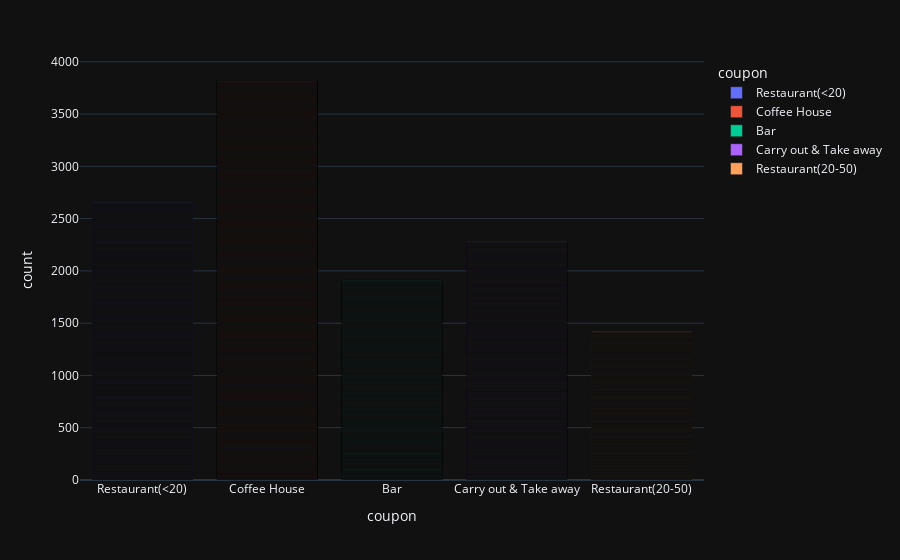

Notebook cell for this chart:
### Code cell
df_T = df_new.apply(lambda x: x)[['coupon','toCoupon_GEQ5min','toCoupon_GEQ15min','toCoupon_GEQ25min']]
px.bar(df_T, x='coupon' ,color='coupon')

### Figure 1 — Plotly figure (JSON) as saved in the notebook; plotly's stock layout.template omitted (floating-point values rounded to 4 significant figures; data arrays with more than 128 entries replaced by an {"elided": "..."} marker saying what was removed)
{"data": [{"alignmentgroup": "True", "hovertemplate": "coupon=%{x}<br>count=%{y}<extra></extra>", "legendgroup": "Restaurant(<20)", "marker": {"color": "#636efa", "pattern": {"shape": ""}}, "name": "Restaurant(<20)", "offsetgroup": "Restaurant(<20)", "orientation": "v", "showlegend": true, "textposition": "auto", "x": {"elided": "2653 str values"}, "xaxis": "x", "y": {"elided": "2653 int values"}, "yaxis": "y", "type": "bar"}, {"alignmentgroup": "True", "hovertemplate": "coupon=%{x}<br>count=%{y}<extra></extra>", "legendgroup": "Coffee House", "marker": {"color": "#EF553B", "pattern": {"shape": ""}}, "name": "Coffee House", "offsetgroup": "Coffee House", "orientation": "v", "showlegend": true, "textposition": "auto", "x": {"elided": "3816 str values"}, "xaxis": "x", "y": {"elided": "3816 int values"}, "yaxis": "y", "type": "bar"}, {"alignmentgroup": "True", "hovertemplate": "coupon=%{x}<br>count=%{y}<extra></extra>", "legendgroup": "Bar", "marker": {"color": "#00cc96", "pattern": {"shape": ""}}, "name": "Bar", "offsetgroup": "Bar", "orientation": "v", "showlegend": true, "textposition": "auto", "x": {"elided": "1913 str values"}, "xaxis": "x", "y": {"elided": "1913 int values"}, "yaxis": "y", "type": "bar"}, {"alignmentgroup": "True", "hovertemplate": "coupon=%{x}<br>count=%{y}<extra></extra>", "legendgroup": "Carry out & Take away", "marker": {"color": "#ab63fa", "pattern": {"shape": ""}}, "name": "Carry out & Take away", "offsetgroup": "Carry out & Take away", "orientation": "v", "showlegend": true, "textposition": "auto", "x": {"elided": "2280 str values"}, "xaxis": "x", "y": {"elided": "2280 int values"}, "yaxis": "y", "type": "bar"}, {"alignmentgroup": "True", "hovertemplate": "coupon=%{x}<br>count=%{y}<extra></extra>", "legendgroup": "Restaurant(20-50)", "marker": {"color": "#FFA15A", "pattern": {"shape": ""}}, "name": "Restaurant(20-50)", "offsetgroup": "Restaurant(20-50)", "orientation": "v", "showlegend": true, "textposition": "auto", "x": {"elided": "1417 str values"}, "xaxis": "x", "y": {"elided": "1417 int values"}, "yaxis": "y", "type": "bar"}], "layout": {"xaxis": {"anchor": "y", "domain": [0.0, 1.0], "title": {"text": "coupon"}, "categoryorder": "array", "categoryarray": ["Restaurant(<20)", "Coffee House", "Bar", "Carry out & Take away", "Restaurant(20-50)"]}, "yaxis": {"anchor": "x", "domain": [0.0, 1.0], "title": {"text": "count"}}, "legend": {"title": {"text": "coupon"}, "tracegroupgap": 0}, "margin": {"t": 60}, "barmode": "relative"}}
